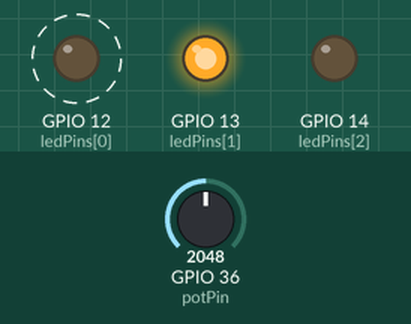
Recording of a sketch running on a simulated ESP32. Shown: output pins drawn as LEDs (lit = HIGH). Dashed ring = blinking. The test bench sets the inputs (shaded band); at power-on: GPIO 36 (potPin) = 2048.

Above: at 2.4 s.
2.5 s: GPIO 36 (potPin) set to 491
At 3.4 s:
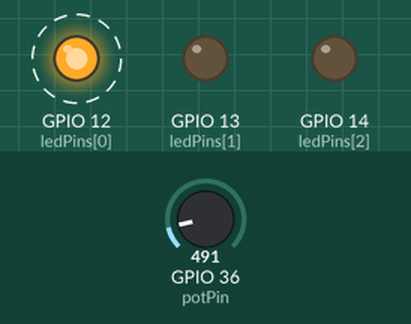
6.0 s: GPIO 36 (potPin) set to 1228
At 7.32 s:
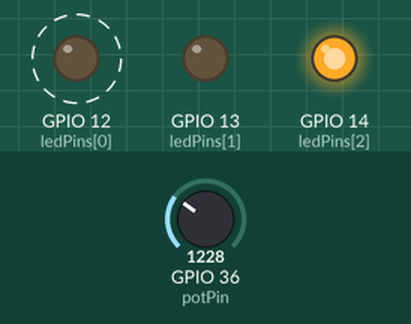
9.5 s: GPIO 36 (potPin) set to 0
At 9.82 s:
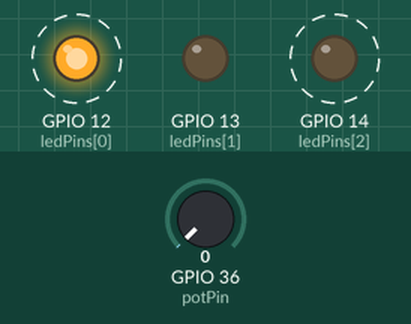
Timing chart, 0 to 19.0 s (numbered marks = the images above; inputs shaded):
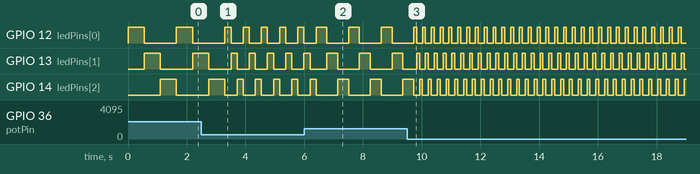

The sketch:

Speed_Regulating_Lights.ino
```cpp
/*
 * Filename: Speed_Regulating_Lights
 * Function: Variable speed light
 * Compiling IDE：ARDUINO 2.3.3
 * Author: https://www.keyestudio.com/
*/
const int ledPins[] = {12, 13, 14};  //set red yellow green LED pins
const int potPin = 36;  //set potentiometer pin to IO36
int potValue = 0;  //potentiometer value
int delayTime = 100;  //Default delay time

void setup() {
  for (int i = 0; i < 3; i++) {
    pinMode(ledPins[i], OUTPUT);  //set LED pin to input
  }
  pinMode(potPin, INPUT);  //set potentiometer pin to output
}

void loop() {
  potValue = analogRead(potPin);  //read potentiometer value
  delayTime = map(potValue, 0, 4095, 100, 1000);  //map potentiometer value to delay time

  for (int i = 0; i < 3; i++) {
    digitalWrite(ledPins[i], HIGH);  //current LED on
    delay(delayTime);  //delay
    digitalWrite(ledPins[i], LOW);  //current LED off
  }
}
```

Measured:
- after the input at 2.5 s, GPIO 12 (ledPins[0]): alternates HIGH for 0.21 s and LOW for 0.41 s, starting after 1.0 s
- after the input at 6.0 s, GPIO 12 (ledPins[0]): alternates HIGH for 0.37 s and LOW for 0.74 s, starting after 0.78 s
- after the input at 9.5 s, GPIO 12 (ledPins[0]), GPIO 13 (ledPins[1]): alternates HIGH for 0.10 s and LOW for 0.20 s, starting after 0.33 s; GPIO 14 (ledPins[2]): alternates HIGH for 0.10 s and LOW for 0.20 s, starting after 0.43 s
- by itself, GPIO 12 (ledPins[0]): alternates HIGH for 0.55 s and LOW for 1.1 s
- by itself, GPIO 13 (ledPins[1]): repeats every 1.1 s: HIGH 0.37 s, LOW 0.74 s
- by itself, GPIO 14 (ledPins[2]): repeats every 1.1 s: LOW 0.74 s, HIGH 0.37 s
